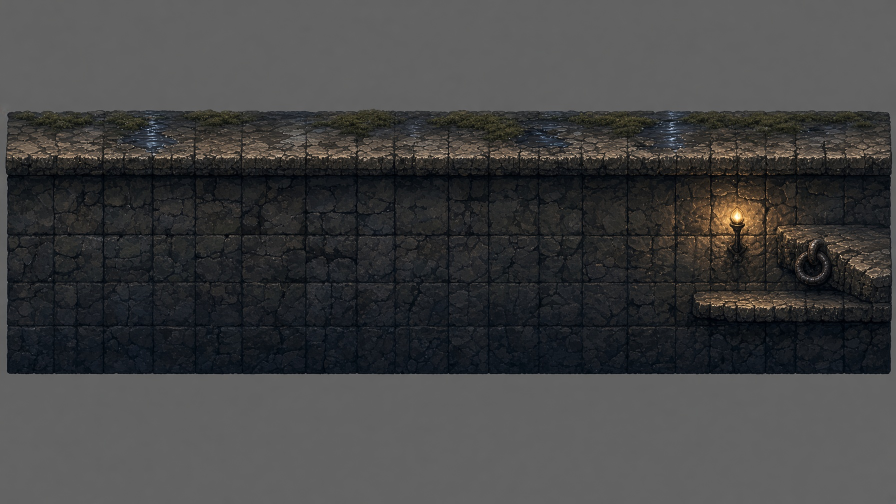
#> input picture design/art/cisterne-grok/03-tufo-tileset.jpg, 1792 x 1008 px, found by its file name (shown at 1/2 size)
$ python make_art.py
#> lines starting #> are read from the running program, lines starting #| are printed output that depends on the picture; after the words box and inside, x2 and y2 are one past the last pixel; in counts of white or black regions, pixels touching at a corner belong together
# Prepara gli asset del prototipo artistico Cisterne dalle immagini approvate (grok/).
from PIL import Image, ImageDraw, ImageEnhance, ImageFilter
import numpy as np, os
SRC='/workspace/ferruccio-art/grok'; OUT='/workspace/ferruccio-levels/art3/out'
os.makedirs(OUT, exist_ok=True)
T=64
def shade_border(tile, k=0.55, w=2):
    a=np.asarray(tile).astype(float)
    a[:w,:,:3]*=k+0.2; a[-w:,:,:3]*=k; a[:,:w,:3]*=k+0.1; a[:,-w:,:3]*=k
    return Image.fromarray(a.clip(0,255).astype('uint8'), tile.mode)

src=Image.open(f'{SRC}/03-tufo-tileset.jpg').convert('RGBA')
def seamless(img, axes=(0, 1)):
    # Rende ripetibile un'immagine: miscela con la copia spostata di mezza misura, pesata verso i bordi.
#> called with axes = (0, 1)
    a=np.asarray(img).astype(float); h,w=a.shape[:2]
#> after `h, w = a.shape[:2]`: h = 256; w = 256
    r=a.copy()
    if 0 in axes: r=np.roll(r,h//2,0)
    if 1 in axes: r=np.roll(r,w//2,1)
    wy=1-np.abs(np.linspace(-1,1,h))[:,None] if 0 in axes else np.ones((h,1))
    wx=1-np.abs(np.linspace(-1,1,w))[None,:] if 1 in axes else np.ones((1,w))
    m=np.clip(np.minimum(wy,wx)*2.2,0,1)[:,:,None]
    return Image.fromarray((a*m+r*(1-m)).clip(0,255).astype('uint8'),img.mode)
# Muro: un blocco 4x4 celle continuo (256 px) ripetibile; le celle sono tagli sfalsati dello stesso blocco,
# quindi celle vicine combaciano e la ripetizione cade ogni 4 celle.
wall=seamless(src.crop((60,356,572,740)).resize((4*T,4*T),Image.LANCZOS))
# Cresta: fascia superiore ripetibile solo in orizzontale (4 celle).
crest=seamless(src.crop((40,226,552,354)).resize((4*T,T),Image.LANCZOS),axes=(1,))
plate=seamless(src.crop((200,221,712,300)).resize((4*T,30),Image.LANCZOS),axes=(1,)).crop((0,0,T,30))
atlas=Image.new('RGBA',(6*T,6*T),(0,0,0,0))
#> atlas: PIL image 384x384 RGBA; every value is 0
# riga 0: 0 muro, 1 mensola alta, 2 spuntoni, 3 riferimento, 4 mensola bassa, 5 cresta
atlas.paste(wall.crop((0,0,T,T)),(0,0)); atlas.paste(plate,(T,0)); atlas.paste(plate,(4*T,32)); atlas.paste(crest.crop((0,0,T,T)),(5*T,0))
d=ImageDraw.Draw(atlas)
for i in range(4):  # spuntoni di ferro sul bordo inferiore
    x=2*T+i*16
    d.polygon([(x,T),(x+8,T-22),(x+16,T)],fill=(120,118,124,255),outline=(40,38,42,255))
    d.line([(x+8,T-22),(x+8,T-2)],fill=(170,168,176,255))
d.rectangle((3*T,0,4*T-1,T-1),fill=(230,140,40,90))
atlas.paste(wall,(0,T))          # righe 1-4: blocco di muro 4x4
atlas.paste(crest,(0,5*T))       # riga 5: cresta 4x1
atlas.save(f'{OUT}/tufo_tiles.png')

def mid(img, name, crop=None, cover=None):
#> called with img = '04-cisterne-reali-mid.jpg', name = 'cisterne_reali_mid', crop = (0, 0, 2128, 660), cover = (1060, 170, 1580, 560)
    im=Image.open(f'{SRC}/{img}').convert('RGB')
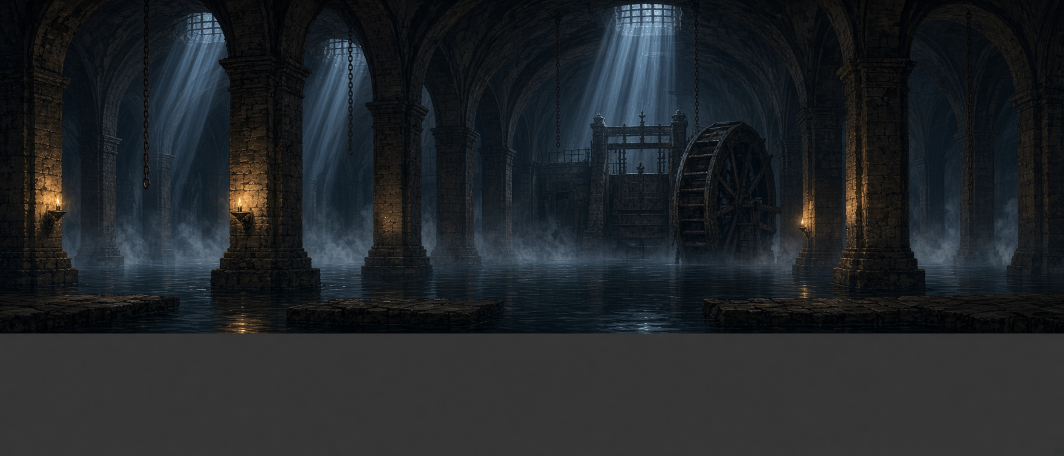
#> input picture design/art/cisterne-grok/04-cisterne-reali-mid.jpg, 2128 x 912 px, found by its file name (shown at 1/2 size)
#> im is the input picture: PIL image 2128x912 RGB; mean R, G, B 32.9, 36.8, 40.2
    if crop: im=im.crop(crop)
#> im: PIL image 2128x660 RGB
    if cover:
        # Copre una parte dipinta con la porzione alla sua sinistra (bordi sfumati): es. ruota e chiusa del
        # fondale 04, che in scena sono già oggetti interattivi (sarebbero doppioni).
        x0,y0,x1,y1=cover; w=x1-x0; h=y1-y0
        m=Image.new('L',(w,h),0); m.paste(255,(40,40,w-40,h-40)); m=m.filter(ImageFilter.GaussianBlur(28))
#> after `m = Image.new('L', (w, h), 0)`: m: PIL image 520x390 L; every value is 0
#> after `m.paste(255, (40, 40, w - 40, h - 40))`:
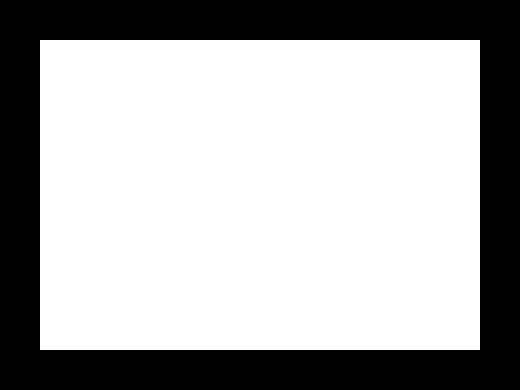
#> m: PIL image 520x390 L; 67.3% white; 1 black region, box (x1, y1, x2, y2) and area: (0, 0, 520, 390) 66400
        im.paste(im.crop((x0-w,y0,x0,y1)),(x0,y0),m)
    im=ImageEnhance.Color(im).enhance(0.55)   # desaturato
    im=ImageEnhance.Brightness(im).enhance(0.6)  # scurito: piano medio dietro al gioco
    im=ImageEnhance.Contrast(im).enhance(0.85)
    im.save(f'{OUT}/{name}.png')
mid('04-cisterne-reali-mid.jpg','cisterne_reali_mid',(0,0,2128,660),cover=(1060,170,1580,560))  # via la fascia grigia, la ruota e la chiusa dipinte
mid('09-cisterne-sepolte-mid.jpg','cisterne_sepolte_mid')
#> call 2 of mid, with img = '09-cisterne-sepolte-mid.jpg', name = 'cisterne_sepolte_mid'
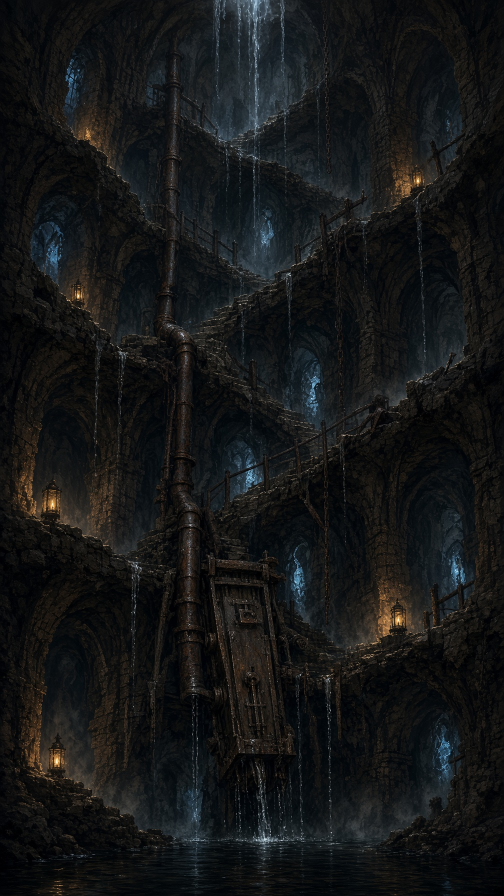
#> input picture design/art/cisterne-grok/09-cisterne-sepolte-mid.jpg, 1008 x 1792 px, found by its file name (shown at 1/2 size)
#> in mid, im is the input picture: PIL image 1008x1792 RGB; mean R, G, B 21.2, 22.6, 23
mid('10-tana-ratking-mid.jpg','tana_ratking_mid')
#> call 3 of mid, with img = '10-tana-ratking-mid.jpg', name = 'tana_ratking_mid'
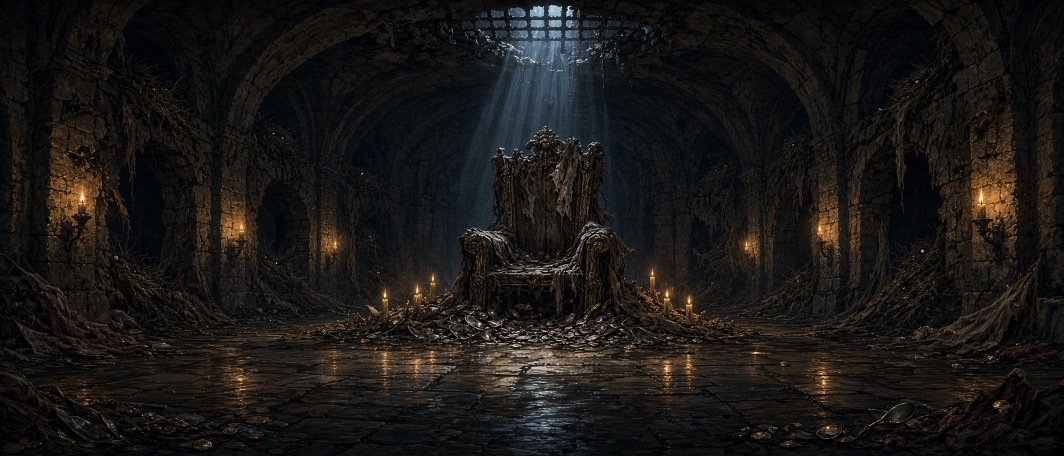
#> input picture design/art/cisterne-grok/10-tana-ratking-mid.jpg, 2128 x 912 px, found by its file name (shown at 1/2 size)
#> in mid, im is the input picture: PIL image 2128x912 RGB; mean R, G, B 26, 23.7, 21.5

def cut_grey(im, tol=16, holes=False):
    # Toglie lo sfondo grigio piatto per riempimento dai bordi.
    im=im.convert('RGBA'); a=np.asarray(im).astype(int)
    h,w=a.shape[:2]; ref=a[2,2,:3]
    grey=(np.abs(a[:,:,:3]-ref).max(2)<tol)&(np.abs(a[:,:,0]-a[:,:,2])<8)
    mask=np.zeros((h,w),bool)
    if holes: mask|=(np.abs(a[:,:,:3]-ref).max(2)<9)&(a[:,:,:3].max(2)-a[:,:,:3].min(2)<5)
    mask2=mask.copy(); mask=np.zeros((h,w),bool); stack=[(0,0),(0,w-1),(h-1,0),(h-1,w-1)]+[(0,x) for x in range(0,w,7)]+[(y,0) for y in range(0,h,7)]+[(y,w-1) for y in range(0,h,7)]+[(h-1,x) for x in range(0,w,7)]
    while stack:
        y,x=stack.pop()
        if 0<=y<h and 0<=x<w and not mask[y,x] and grey[y,x]:
            mask[y,x]=True; stack+= [(y+1,x),(y-1,x),(y,x+1),(y,x-1)]
    mask|=mask2
    al=Image.fromarray(np.where(mask,0,255).astype('uint8')).filter(ImageFilter.MinFilter(3)).filter(ImageFilter.GaussianBlur(1))
    im.putalpha(al); return im.crop(im.getbbox())

# 11: tre pannelli (intatto/danneggiato/rotto), senza scritte (le etichette stanno sotto y=780)
m=Image.open(f'{SRC}/11-muro-incrinato.jpg')
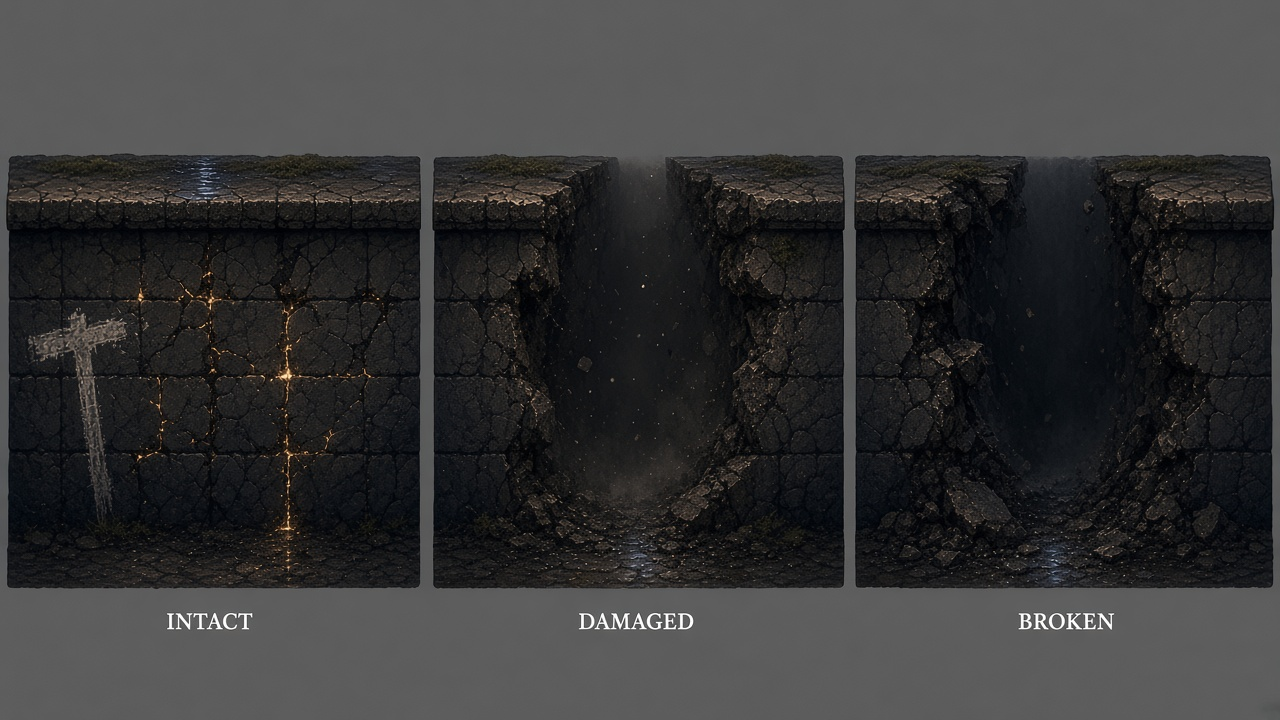
#> input picture design/art/cisterne-grok/11-muro-incrinato.jpg, 1280 x 720 px, found by its file name
#> m is the input picture: PIL image 1280x720 RGB; mean R, G, B 55.2, 55, 55.3
sx=m.width/1024
#> sx = 1.25
for name,(x0,x1) in zip(['intatto','danneggiato','rotto'],[(8,336),(347,675),(685,1015)]):
    p=m.crop((int(x0*sx),int(124*sx),int(x1*sx),int(470*sx)))
    # striscia centrale: è lì la crepa; il muro della stanza è largo 64 px
    strip=p  # pannello intero: il gioco ne ritaglia il centro con le proporzioni del muro (niente schiacciamento)
    if name=='intatto':  # niente segno di gesso col martello disegnato (testo/simbolo): striscia centrale lo esclude
        pass
    strip.convert('RGBA').save(f'{OUT}/muro_incrinato_{name}.png')

# 12: ruota (seconda figura), cancello chiuso (A) e aperto a due battenti (B); etichette tagliate
g=Image.open(f'{SRC}/12-chiusa-saracinesca.jpg'); s=g.width/1024
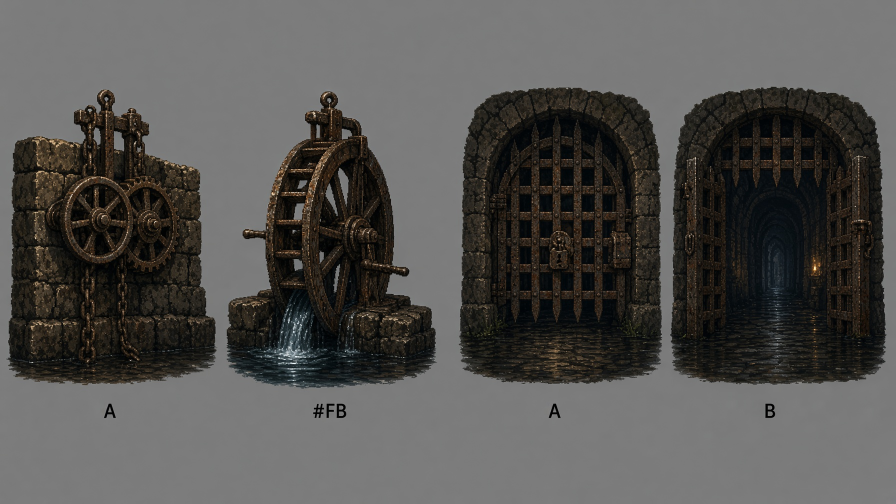
#> input picture design/art/cisterne-grok/12-chiusa-saracinesca.jpg, 1792 x 1008 px, found by its file name (shown at 1/2 size)
#> further down, g is the input picture: PIL image 1792x1008 RGB; mean R, G, B 83.7, 82.4, 80.1
#> after `s = g.width / 1024`: s = 1.75
def part(x0,y0,x1,y1,holes=False): return cut_grey(g.crop((int(x0*s),int(y0*s),int(x1*s),int(y1*s))),holes=holes)
#> in cut_grey, `ref = a[2, 2, :3]`: ref = [124, 124, 124]
#> in cut_grey, `grey=(np.abs(a[:,:,:3]-ref).max(2)<tol)&(np.abs(a[:,:,0]-a[:,:,2])<8)`: grey: shape (612, 437) bool; 44.8% white; 64 white regions (53 under 20 px), largest, box (x1, y1, x2, y2) and area: (0, 0, 437, 612) 116847, (230, 170, 251, 245) 753, (205, 202, 230, 265) 485
#> in cut_grey, `if holes: mask|=(np.abs(a[:,:,:3]-ref).max(2)<9)&(a[:,:,:3].max(2)-a[:..`:
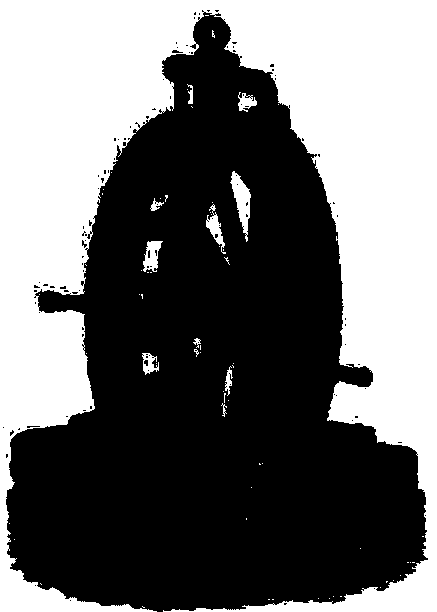
#> mask: shape (612, 437) bool; 43.9% white; 67 white regions (56 under 20 px), largest, box (x1, y1, x2, y2) and area: (0, 0, 437, 612) 115130, (230, 171, 251, 242) 672, (143, 241, 163, 272) 362
#> after the loop in cut_grey, `while stack:`: stack = []
part(255,95,505,445,True).save(f'{OUT}/ruota_chiusa.png')
part(520,90,765,445).save(f'{OUT}/cancello_chiuso.png')
part(765,90,1015,445).save(f'{OUT}/cancello_aperto.png')
#> (the run stopped early here; a loop or call above may not have finished)
